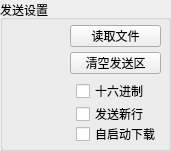
   <widget class="QGroupBox" name="groupBoxSendSet">
    <property name="geometry">
     <rect>
      <x>10</x>
      <y>382</y>
      <width>171</width>
      <height>151</height>
     </rect>
    </property>
    <property name="title">
     <string>发送设置</string>
    </property>
    <widget class="QPushButton" name="pushButtonRdFile">
     <property name="geometry">
      <rect>
       <x>70</x>
       <y>25</y>
       <width>91</width>
       <height>22</height>
      </rect>
     </property>
     <property name="text">
      <string>读取文件</string>
     </property>
    </widget>
    <widget class="QPushButton" name="pushButtonClearSend">
     <property name="geometry">
      <rect>
       <x>70</x>
       <y>52</y>
       <width>91</width>
       <height>22</height>
      </rect>
     </property>
     <property name="text">
      <string>清空发送区</string>
     </property>
    </widget>
    <widget class="QCheckBox" name="checkBoxSendHex">
     <property name="geometry">
      <rect>
       <x>76</x>
       <y>80</y>
       <width>101</width>
       <height>22</height>
      </rect>
     </property>
     <property name="text">
      <string>十六进制</string>
     </property>
    </widget>
    <widget class="QCheckBox" name="checkBoxAddNewShift">
     <property name="geometry">
      <rect>
       <x>76</x>
       <y>103</y>
       <width>101</width>
       <height>22</height>
      </rect>
     </property>
     <property name="text">
      <string>发送新行</string>
     </property>
     <property name="checkable">
      <bool>true</bool>
     </property>
    </widget>
    <widget class="QCheckBox" name="checkBoxAutoDownload">
     <property name="geometry">
      <rect>
       <x>76</x>
       <y>123</y>
       <width>101</width>
       <height>22</height>
      </rect>
     </property>
     <property name="text">
      <string>自启动下载</string>
     </property>
    </widget>
   </widget>
